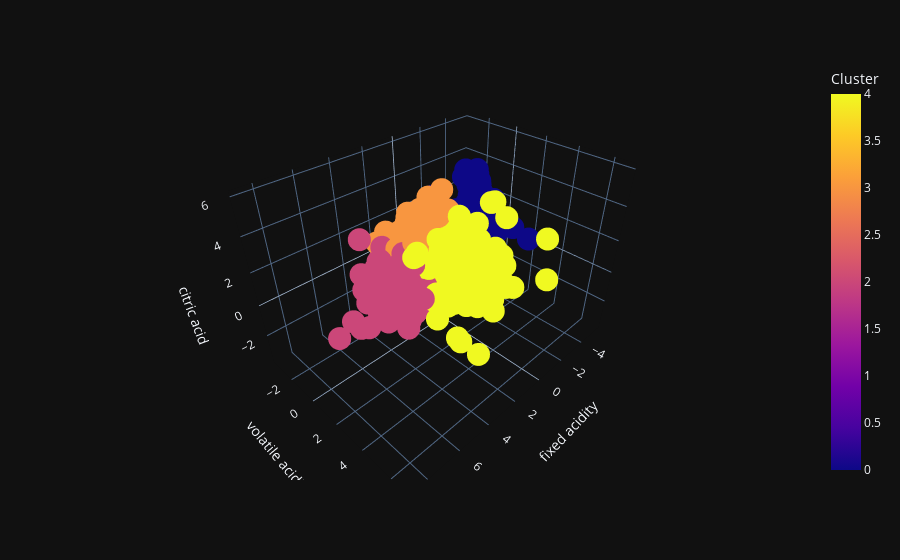

The code cell stored with this chart in its notebook:
### Code cell
# Inicializar el modelo K-means
kmeans = KMeans(n_clusters=5, random_state=42)

# Ajustar el modelo a los datos
kmeans.fit(df_pca)

# Obtener las etiquetas de los clusters
labels = kmeans.labels_

# Agregar las etiquetas de los clusters al dataframe original
df_pca['Cluster'] = labels

# Ajustar el tamaño del lienzo
fig.update_layout(
    width=500,  # Ancho del lienzo
    height=1000  # Alto del lienzo
)

fig = px.scatter_3d(df_pca, x='fixed acidity', y='volatile acidity', z='citric acid',
              color='Cluster', size_max = 30, template = 'plotly_dark')
fig.show()

### Figure 1 — Plotly figure (JSON) as saved in the notebook; plotly's stock layout.template omitted (floating-point values rounded to 4 significant figures; data arrays with more than 128 entries replaced by an {"elided": "..."} marker saying what was removed)
{"data": [{"hovertemplate": "fixed acidity=%{x}<br>volatile acidity=%{y}<br>citric acid=%{z}<br>Cluster=%{marker.color}<extra></extra>", "legendgroup": "", "marker": {"color": {"elided": "1599 int values"}, "coloraxis": "coloraxis", "symbol": "circle"}, "mode": "markers", "name": "", "scene": "scene", "showlegend": false, "type": "scatter3d", "x": {"elided": "1599 float values"}, "y": {"elided": "1599 float values"}, "z": {"elided": "1599 float values"}}], "layout": {"coloraxis": {"colorbar": {"title": {"text": "Cluster"}}, "colorscale": [[0, "#0d0887"], [0.1111, "#46039f"], [0.2222, "#7201a8"], [0.3333, "#9c179e"], [0.4444, "#bd3786"], [0.5556, "#d8576b"], [0.6667, "#ed7953"], [0.7778, "#fb9f3a"], [0.8889, "#fdca26"], [1, "#f0f921"]]}, "legend": {"tracegroupgap": 0}, "margin": {"t": 60}, "scene": {"domain": {"x": [0, 1], "y": [0, 1]}, "xaxis": {"title": {"text": "fixed acidity"}}, "yaxis": {"title": {"text": "volatile acidity"}}, "zaxis": {"title": {"text": "citric acid"}}}}}
